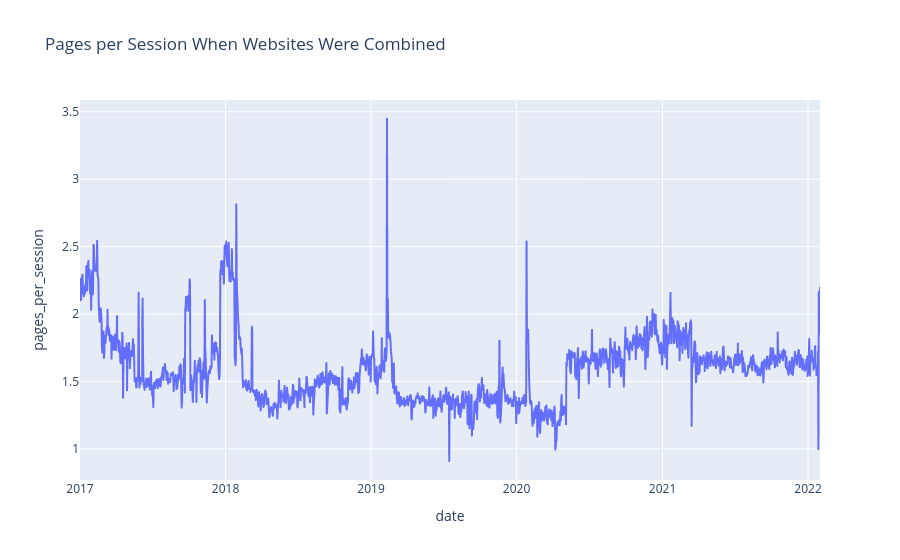

The cell this chart's notebook holds for it:
### Markdown cell above
**C.** Visualized this new `pages_per_session` metric using a line chart for each site.

### Code cell
# combined_site graph
px.line(combined_site, 
       x = 'date', 
       y = 'pages_per_session', 
       title = 'Pages per Session When Websites Were Combined')

### Figure 1 — Plotly figure (JSON) as saved in the notebook; plotly's stock layout.template omitted (floating-point values rounded to 4 significant figures; data arrays with more than 128 entries replaced by an {"elided": "..."} marker saying what was removed)
{"data": [{"hovertemplate": "date=%{x}<br>pages_per_session=%{y}<extra></extra>", "legendgroup": "", "line": {"color": "#636efa", "dash": "solid"}, "marker": {"symbol": "circle"}, "mode": "lines", "name": "", "showlegend": false, "type": "scattergl", "x": {"elided": "1857 str values"}, "xaxis": "x", "y": {"elided": "1857 float values"}, "yaxis": "y"}], "layout": {"autosize": true, "legend": {"tracegroupgap": 0}, "title": {"text": "Pages per Session When Websites Were Combined"}, "xaxis": {"anchor": "y", "autorange": true, "domain": [0, 1], "range": ["2017-01-01", "2022-01-31"], "title": {"text": "date"}, "type": "date"}, "yaxis": {"anchor": "x", "autorange": true, "domain": [0, 1], "range": [0.7698, 3.587], "title": {"text": "pages_per_session"}, "type": "linear"}}}
